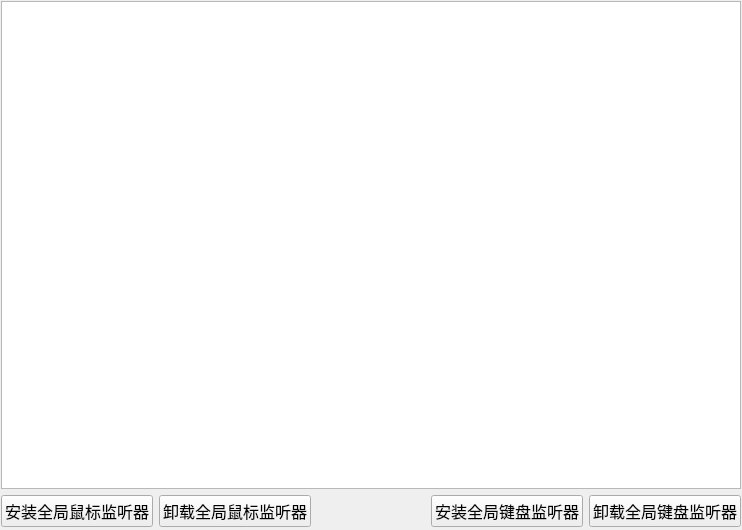
<?xml version="1.0" encoding="UTF-8"?>
<ui version="4.0">
 <class>Widget</class>
 <widget class="QWidget" name="Widget">
  <property name="geometry">
   <rect>
    <x>0</x>
    <y>0</y>
    <width>742</width>
    <height>530</height>
   </rect>
  </property>
  <property name="font">
   <font>
    <family>宋体</family>
    <pointsize>12</pointsize>
   </font>
  </property>
  <property name="windowTitle">
   <string>Widget</string>
  </property>
  <layout class="QGridLayout" name="gridLayout">
   <property name="leftMargin">
    <number>1</number>
   </property>
   <property name="topMargin">
    <number>1</number>
   </property>
   <property name="rightMargin">
    <number>1</number>
   </property>
   <property name="bottomMargin">
    <number>3</number>
   </property>
   <item row="0" column="0">
    <widget class="QTextEdit" name="textEdit"/>
   </item>
   <item row="1" column="0">
    <layout class="QHBoxLayout" name="horizontalLayout">
     <item>
      <widget class="QPushButton" name="but_mouseI">
       <property name="text">
        <string>安装全局鼠标监听器</string>
       </property>
      </widget>
     </item>
     <item>
      <widget class="QPushButton" name="but_mouser">
       <property name="text">
        <string>卸载全局鼠标监听器</string>
       </property>
      </widget>
     </item>
     <item>
      <spacer name="horizontalSpacer">
       <property name="orientation">
        <enum>Qt::Horizontal</enum>
       </property>
       <property name="sizeHint" stdset="0">
        <size>
         <width>40</width>
         <height>20</height>
        </size>
       </property>
      </spacer>
     </item>
     <item>
      <widget class="QPushButton" name="but_keyI">
       <property name="text">
        <string>安装全局键盘监听器</string>
       </property>
      </widget>
     </item>
     <item>
      <widget class="QPushButton" name="but_KeyR">
       <property name="text">
        <string>卸载全局键盘监听器</string>
       </property>
      </widget>
     </item>
    </layout>
   </item>
  </layout>
 </widget>
 <resources/>
 <connections/>
</ui>
